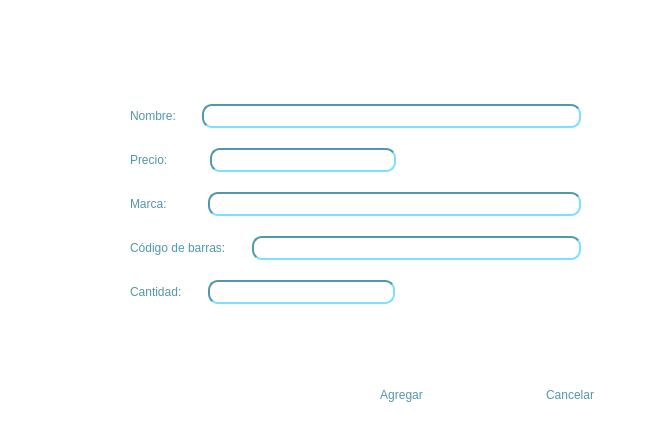
<?xml version="1.0" encoding="UTF-8"?>
<ui version="4.0">
 <class>AgregarArticulo</class>
 <widget class="QMainWindow" name="AgregarArticulo">
  <property name="geometry">
   <rect>
    <x>0</x>
    <y>0</y>
    <width>669</width>
    <height>440</height>
   </rect>
  </property>
  <property name="windowTitle">
   <string>Agregar Atìculo</string>
  </property>
  <property name="windowIcon">
   <iconset resource="imagenes.qrc">
    <normaloff>:/imagenes/logoBancomer.jpg</normaloff>:/imagenes/logoBancomer.jpg</iconset>
  </property>
  <widget class="QWidget" name="centralwidget">
   <property name="styleSheet">
    <string notr="true">QWidget
{
	background: rgb(255, 255, 255);
}

QPushButton
{
	border-width: 1.5px;
	border-color: rgb(82, 150, 170);
	border-radius:5px;
	padding: 0 8px;
	background-color:rgb(255, 255, 255);
	font: 20pt &quot;Yu Gothic&quot;;

	color:rgb(82, 150, 170)
}

QPushButton:hover
{
	font: 23pt &quot;Yu Gothic&quot;;
	color:rgb(82, 150, 170);
}

QGroupBox
{
	border-width: .8px;
	border-color: rgb(82, 150, 170);
	border-style: inset;
	border-radius:5px;
	padding: 0 8px;
	background-color:rgb(255, 255, 255);
	font: 20pt &quot;Yu Gothic&quot;;
	color:rgb(82, 150, 170)
}

QGroupBox QPushButton
{
	border-width: 0px;
	font: 20pt &quot;Yu Gothic&quot;;
	color:rgb(82, 150, 170);
}

QGroupBox QPushButton:hover
{
	font: 20pt &quot;Yu Gothic&quot;;
	color:rgb(0, 0, 127)
}

QGroupBox QLabel
{
	border-width: 0px;
	font: 18pt &quot;Yu Gothic&quot;;
	color:rgb(82, 150, 170);
}

QLineEdit
{
	border-width: 2px;
	border-color: rgb(82, 150, 170);
	border-style: inset;
	border-radius:10px;
	padding: 0 8px;
	background-color:rgb(255, 255, 255);
}

QTableWidget
{
border-width: 2px;
	border-color: rgb(82, 150, 170);
	border-style: inset;
	border-radius:10px;
	padding: 0 8px;
	background-color:rgb(255, 255, 255);
	font: 75 10pt &quot;Century Gothic&quot;;
	color:rgb(82, 150, 170)	
}
</string>
   </property>
   <widget class="QWidget" name="widget" native="true">
    <property name="geometry">
     <rect>
      <x>0</x>
      <y>0</y>
      <width>671</width>
      <height>441</height>
     </rect>
    </property>
    <property name="styleSheet">
     <string notr="true">background-color: rgb(255, 255, 255);</string>
    </property>
    <widget class="QLabel" name="barraBBVA">
     <property name="geometry">
      <rect>
       <x>0</x>
       <y>0</y>
       <width>47</width>
       <height>611</height>
      </rect>
     </property>
     <property name="styleSheet">
      <string notr="true"/>
     </property>
     <property name="text">
      <string/>
     </property>
     <property name="pixmap">
      <pixmap resource="imagenes.qrc">:/imagenes/barraColores.jpg</pixmap>
     </property>
     <property name="scaledContents">
      <bool>true</bool>
     </property>
    </widget>
    <widget class="QLabel" name="logoBBVA">
     <property name="geometry">
      <rect>
       <x>60</x>
       <y>20</y>
       <width>131</width>
       <height>51</height>
      </rect>
     </property>
     <property name="styleSheet">
      <string notr="true"/>
     </property>
     <property name="text">
      <string/>
     </property>
     <property name="pixmap">
      <pixmap resource="imagenes.qrc">:/imagenes/logoBBVA.jpg</pixmap>
     </property>
     <property name="scaledContents">
      <bool>true</bool>
     </property>
    </widget>
    <widget class="QWidget" name="verticalLayoutWidget">
     <property name="geometry">
      <rect>
       <x>130</x>
       <y>90</y>
       <width>451</width>
       <height>231</height>
      </rect>
     </property>
     <layout class="QVBoxLayout" name="verticalLayout">
      <item>
       <layout class="QHBoxLayout" name="horizontalLayout">
        <item>
         <widget class="QLabel" name="label">
          <property name="styleSheet">
           <string notr="true">border-width: 0px;
	font: 15pt &quot;Yu Gothic&quot;;
	color:rgb(82, 150, 170);</string>
          </property>
          <property name="text">
           <string>Nombre:</string>
          </property>
         </widget>
        </item>
        <item>
         <spacer name="horizontalSpacer_2">
          <property name="orientation">
           <enum>Qt::Horizontal</enum>
          </property>
          <property name="sizeType">
           <enum>QSizePolicy::Fixed</enum>
          </property>
          <property name="sizeHint" stdset="0">
           <size>
            <width>20</width>
            <height>20</height>
           </size>
          </property>
         </spacer>
        </item>
        <item>
         <widget class="QLineEdit" name="lineEdit">
          <property name="minimumSize">
           <size>
            <width>0</width>
            <height>24</height>
           </size>
          </property>
         </widget>
        </item>
       </layout>
      </item>
      <item>
       <layout class="QHBoxLayout" name="horizontalLayout_2">
        <item>
         <widget class="QLabel" name="label_3">
          <property name="styleSheet">
           <string notr="true">border-width: 0px;
	font: 15pt &quot;Yu Gothic&quot;;
	color:rgb(82, 150, 170);</string>
          </property>
          <property name="text">
           <string>Precio:</string>
          </property>
         </widget>
        </item>
        <item>
         <spacer name="horizontalSpacer">
          <property name="orientation">
           <enum>Qt::Horizontal</enum>
          </property>
          <property name="sizeType">
           <enum>QSizePolicy::Fixed</enum>
          </property>
          <property name="sizeHint" stdset="0">
           <size>
            <width>36</width>
            <height>20</height>
           </size>
          </property>
         </spacer>
        </item>
        <item>
         <widget class="QLineEdit" name="lineEdit_2">
          <property name="sizePolicy">
           <sizepolicy hsizetype="Expanding" vsizetype="Fixed">
            <horstretch>0</horstretch>
            <verstretch>0</verstretch>
           </sizepolicy>
          </property>
          <property name="minimumSize">
           <size>
            <width>0</width>
            <height>24</height>
           </size>
          </property>
         </widget>
        </item>
        <item>
         <spacer name="horizontalSpacer_3">
          <property name="orientation">
           <enum>Qt::Horizontal</enum>
          </property>
          <property name="sizeHint" stdset="0">
           <size>
            <width>60</width>
            <height>20</height>
           </size>
          </property>
         </spacer>
        </item>
       </layout>
      </item>
      <item>
       <layout class="QHBoxLayout" name="horizontalLayout_3">
        <item>
         <widget class="QLabel" name="label_2">
          <property name="styleSheet">
           <string notr="true">border-width: 0px;
	font: 15pt &quot;Yu Gothic&quot;;
	color:rgb(82, 150, 170);</string>
          </property>
          <property name="text">
           <string>Marca:</string>
          </property>
         </widget>
        </item>
        <item>
         <spacer name="horizontalSpacer_5">
          <property name="orientation">
           <enum>Qt::Horizontal</enum>
          </property>
          <property name="sizeType">
           <enum>QSizePolicy::Fixed</enum>
          </property>
          <property name="sizeHint" stdset="0">
           <size>
            <width>35</width>
            <height>20</height>
           </size>
          </property>
         </spacer>
        </item>
        <item>
         <widget class="QLineEdit" name="lineEdit_3">
          <property name="minimumSize">
           <size>
            <width>0</width>
            <height>24</height>
           </size>
          </property>
         </widget>
        </item>
       </layout>
      </item>
      <item>
       <layout class="QHBoxLayout" name="horizontalLayout_5">
        <item>
         <widget class="QLabel" name="label_5">
          <property name="styleSheet">
           <string notr="true">border-width: 0px;
	font: 15pt &quot;Yu Gothic&quot;;
	color:rgb(82, 150, 170);</string>
          </property>
          <property name="text">
           <string>Código de barras:</string>
          </property>
         </widget>
        </item>
        <item>
         <spacer name="horizontalSpacer_9">
          <property name="orientation">
           <enum>Qt::Horizontal</enum>
          </property>
          <property name="sizeType">
           <enum>QSizePolicy::Fixed</enum>
          </property>
          <property name="sizeHint" stdset="0">
           <size>
            <width>20</width>
            <height>20</height>
           </size>
          </property>
         </spacer>
        </item>
        <item>
         <widget class="QLineEdit" name="lineEdit_5">
          <property name="minimumSize">
           <size>
            <width>0</width>
            <height>24</height>
           </size>
          </property>
         </widget>
        </item>
       </layout>
      </item>
      <item>
       <layout class="QHBoxLayout" name="horizontalLayout_4">
        <item>
         <widget class="QLabel" name="label_4">
          <property name="styleSheet">
           <string notr="true">border-width: 0px;
	font: 15pt &quot;Yu Gothic&quot;;
	color:rgb(82, 150, 170);</string>
          </property>
          <property name="text">
           <string>Cantidad:</string>
          </property>
         </widget>
        </item>
        <item>
         <spacer name="horizontalSpacer_7">
          <property name="orientation">
           <enum>Qt::Horizontal</enum>
          </property>
          <property name="sizeType">
           <enum>QSizePolicy::Fixed</enum>
          </property>
          <property name="sizeHint" stdset="0">
           <size>
            <width>20</width>
            <height>20</height>
           </size>
          </property>
         </spacer>
        </item>
        <item>
         <widget class="QLineEdit" name="lineEdit_4">
          <property name="enabled">
           <bool>true</bool>
          </property>
          <property name="minimumSize">
           <size>
            <width>0</width>
            <height>24</height>
           </size>
          </property>
         </widget>
        </item>
        <item>
         <spacer name="horizontalSpacer_8">
          <property name="orientation">
           <enum>Qt::Horizontal</enum>
          </property>
          <property name="sizeType">
           <enum>QSizePolicy::Expanding</enum>
          </property>
          <property name="sizeHint" stdset="0">
           <size>
            <width>120</width>
            <height>20</height>
           </size>
          </property>
         </spacer>
        </item>
       </layout>
      </item>
     </layout>
    </widget>
    <widget class="QWidget" name="horizontalLayoutWidget_6">
     <property name="geometry">
      <rect>
       <x>320</x>
       <y>370</y>
       <width>331</width>
       <height>51</height>
      </rect>
     </property>
     <layout class="QHBoxLayout" name="horizontalLayout_6">
      <item>
       <widget class="QPushButton" name="btnAgregar">
        <property name="styleSheet">
         <string notr="true">background-color: none;</string>
        </property>
        <property name="text">
         <string>Agregar</string>
        </property>
       </widget>
      </item>
      <item>
       <widget class="QPushButton" name="btnCancelar">
        <property name="styleSheet">
         <string notr="true">background-color: none;</string>
        </property>
        <property name="text">
         <string>Cancelar</string>
        </property>
       </widget>
      </item>
     </layout>
    </widget>
    <zorder>logoBBVA</zorder>
    <zorder>barraBBVA</zorder>
    <zorder>verticalLayoutWidget</zorder>
    <zorder>horizontalLayoutWidget_6</zorder>
   </widget>
  </widget>
 </widget>
 <tabstops>
  <tabstop>lineEdit</tabstop>
  <tabstop>lineEdit_2</tabstop>
  <tabstop>lineEdit_3</tabstop>
  <tabstop>lineEdit_5</tabstop>
  <tabstop>lineEdit_4</tabstop>
  <tabstop>btnAgregar</tabstop>
  <tabstop>btnCancelar</tabstop>
 </tabstops>
 <resources>
  <include location="imagenes.qrc"/>
 </resources>
 <connections/>
</ui>
